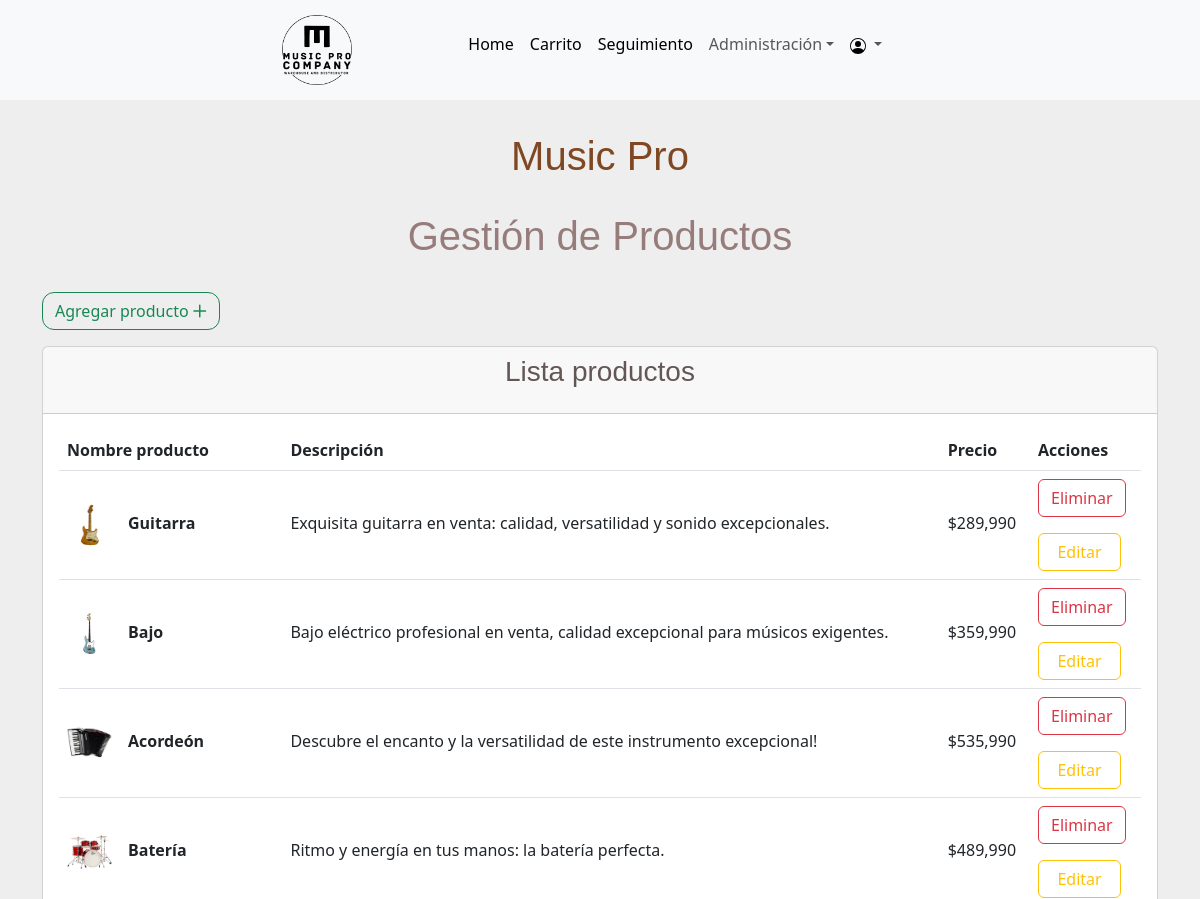
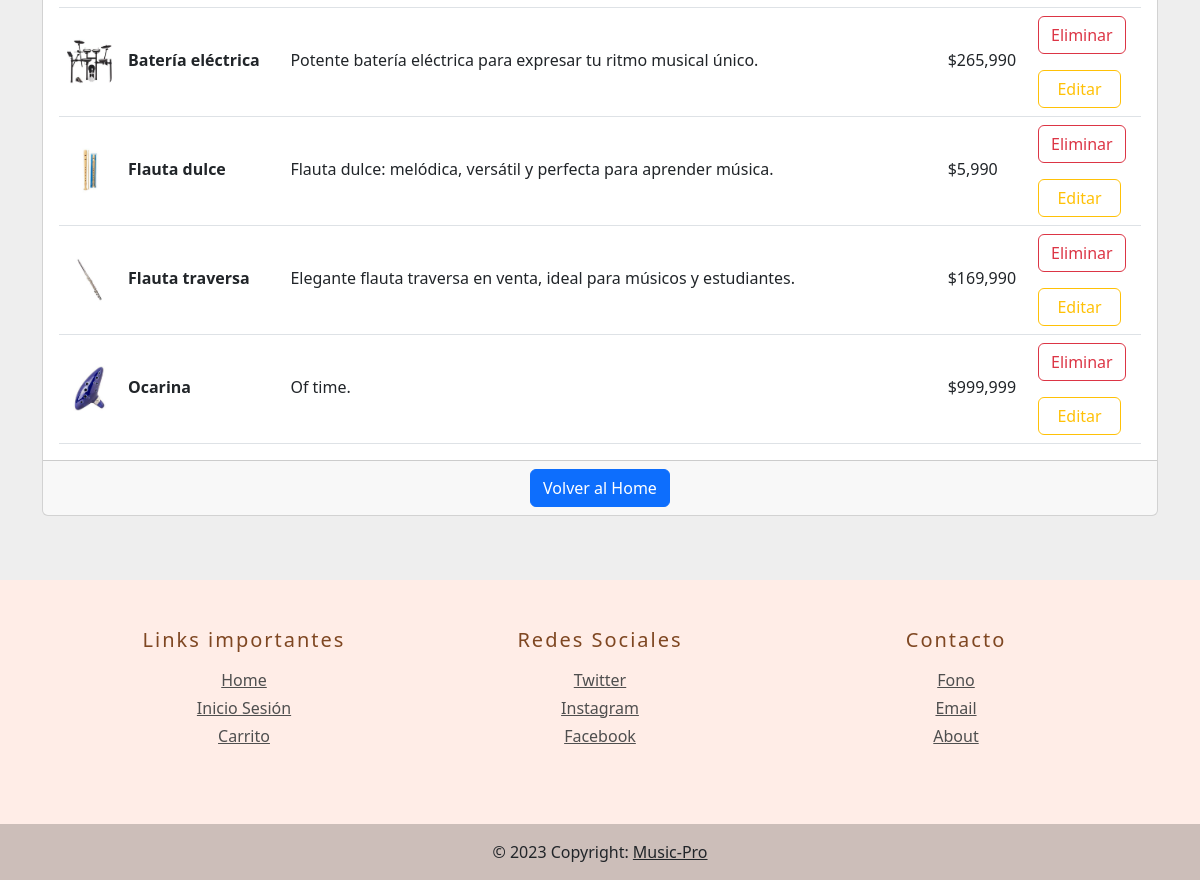
Page /gestionProductos/ (signed in) on the committed database (2 pictures, top to bottom).
### MusicPro/models.py (models this page shows, shortened)
class Producto(models.Model):
    id = models.AutoField(primary_key=True, unique=True)
    nombre = models.CharField(max_length=50)
    precio = models.IntegerField()
    descripcion = models.TextField()
    imagen = models.ImageField(upload_to='productos', null=True)
    cantidad = models.IntegerField(default=0)
    tipo_instrumento = models.CharField(max_length=50, null=True)

### MusicPro/views.py (the view)
# urls.py: path('gestionProductos/', views.gestionProductos, name='gestionProductos'),
def gestionProductos(request):
    if request.user.is_superuser:
        productos = Producto.objects.all()
        return render(request, 'gestionProductos.html', {'productos': productos})
    else:
        return render(request, '404.html')

### MusicPro/templates/gestionProductos.html (shortened to what this page needs)
{% extends "baseHome.html" %}
{% load static %}
{% block content %}
{% load humanize %}
<div class="container">
    <h1 class="py-4" id="tituloGestion">Gestión de Productos</h1>
    <div class="row">
        <div class="col-sm-4">
            <button type="button" class="btn btn-outline-success" data-bs-toggle="modal" data-bs-target="#productoModal"
                id="btnModal">
                Agregar producto
                <i class="fa-regular fa-plus"></i>
            </button>
        </div>
    </div>
    <div class="row">
        <div class="col-12-md">
            <div class="card mb-3 mt-3">
                <div class="card-header text-center">
                    <h3 id="tituloCardGestion">Lista productos</h3>
                </div>
                <div class="card-body">
                    <table class="table align-middle mb-0 bg-white">
                        <thead class="bg-light">
                            <tr>
                                <th>Nombre producto</th>
                                <th>Descripción</th>
                                <th>Precio</th>
                                <th>Acciones</th>
                            </tr>
                        </thead>
                        <tbody>
                            {% for producto in productos %}
                            <tr>
                                <td>
                                    <div class="d-flex align-items-center">
                                        {% if producto.imagen %}
                                        <img src="{{producto.imagen.url}}" class="rounded" alt="..."
                                            id="imgCardRounded">
                                        {% else %}
                                        <img src="{% static 'img/bitmap.png' %}" class="rounded" alt="..."
                                            id="imgCardRounded">
                                        {% endif %}
                                        <div class="ms-3">
                                            <p class="fw-bold mb-1">{{ producto.nombre }}</p>
                                        </div>
                                    </div>
                                </td>
                                <td>
                                    <p class="fw-normal mb-1" id="descripcion" style="text-align: justify;">
                                        {{producto.descripcion | capfirst}}</p>
                                </td>
                                <td>
                                    <p class="fw-normal mb-1">${{ producto.precio | intcomma:False }}</p>
                                </td>
                                <td>
                                    <form action="/eliminarProducto/{{producto.id}}" method="get">
                                        <button type="submit" class="btn btn-outline-danger"
                                            aria-label="Eliminar">Eliminar</button>
                                    </form>
                                    <button type="button" class="btn btn-outline-warning" data-bs-toggle="modal"
                                        data-bs-target="#editProductoModal-{{forloop.counter}}" id="btnModalEdit">
                                        Editar
                                    </button>
                                </td>
                            </tr>
                            {% endfor %}
                        </tbody>
                    </table>
                </div>
                <div class="card-footer text-center">
                    <a href="../" class="btn btn-primary">Volver al Home</a>
                </div>
            </div>
        </div>
    </div>
</div>
{% endblock %}

### MusicPro/static/css/styles.css (style rules this page uses)
a { color: #4f4f4f; }
body { background-color: #eee; }
#tituloProductos, #tituloGestion { text-align: center; font-family: 'Lucida Sans', 'Lucida Sans Regular', 'Lucida Grande', 'Lucida Sans Unicode', Geneva, Verdana, sans-serif; color: #977c7c; padding-top: 1rem; }
#btnModal { border-radius: 12px; }
#imgCardRounded { width: 45px; height: 45px; }
#btnModalEdit { width: 5.2rem; height: auto; margin-top: 1rem; }
#labelNombre, #labelApellido, #labelCorreo, #labelDireccion, #tituloCardGestion, #tituloCardCarrito, #tituloSeguimiento, #titulo-compra-realizada { margin-bottom: 1rem; font-family: 'Lucida Sans', 'Lucida Sans Regular', 'Lucida Grande', 'Lucida Sans Unicode', Geneva, Verdana, sans-serif; color: #645656; }

### rows in the picture
Producto: imagen (picture), nombre "Guitarra", descripcion "Exquisita guitarra en venta: calidad, versatilidad y sonido excepcionales.", precio "289,990"
Producto: imagen (picture), nombre "Bajo", descripcion "Bajo eléctrico profesional en venta, calidad excepcional para músicos exigentes.", precio "359,990"
Producto: imagen (picture), nombre "Acordeón", descripcion "Descubre el encanto y la versatilidad de este instrumento excepcional!", precio "535,990"
Producto: imagen (picture), nombre "Batería", descripcion "Ritmo y energía en tus manos: la batería perfecta.", precio "489,990"
Producto: imagen (picture), nombre "Batería eléctrica", descripcion "Potente batería eléctrica para expresar tu ritmo musical único.", precio "265,990"
Producto: imagen (picture), nombre "Flauta dulce", descripcion "Flauta dulce: melódica, versátil y perfecta para aprender música.", precio "5,990"
Producto: imagen (picture), nombre "Flauta traversa", descripcion "Elegante flauta traversa en venta, ideal para músicos y estudiantes.", precio "169,990"
Producto: imagen (picture), nombre "Ocarina", descripcion "Of time.", precio "999,999"
